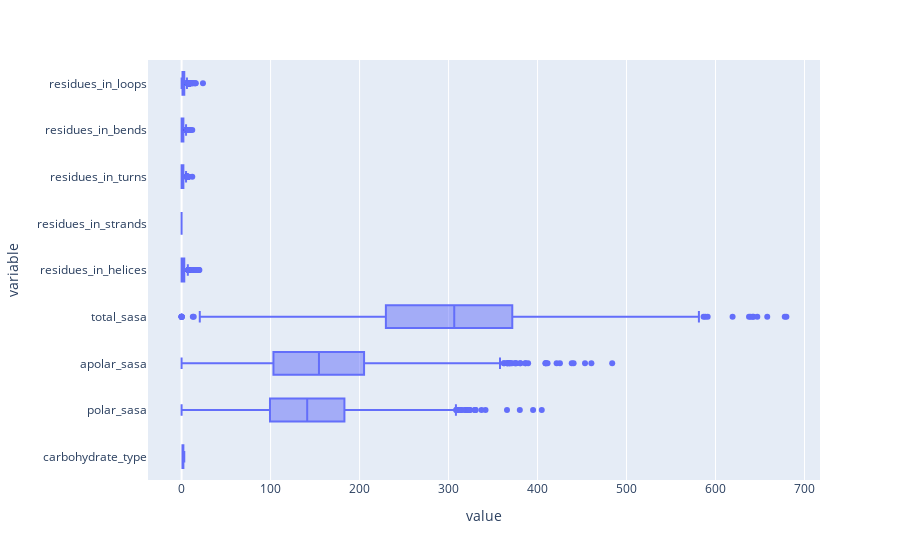

Notebook cell for this chart:
### Markdown cell above
Etude préliminaire: Boxplot

### Code cell
fig = px.box(df, x=selected_column[1:])
fig.show()

### Figure 1 — Plotly figure (JSON) as saved in the notebook; plotly's stock layout.template omitted (floating-point values rounded to 4 significant figures; data arrays with more than 128 entries replaced by an {"elided": "..."} marker saying what was removed)
{"data": [{"alignmentgroup": "True", "hovertemplate": "value=%{x}<br>variable=%{y}<extra></extra>", "legendgroup": "", "marker": {"color": "#636efa"}, "name": "", "notched": false, "offsetgroup": "", "orientation": "h", "showlegend": false, "type": "box", "x": {"elided": "35577 float values"}, "x0": " ", "xaxis": "x", "y": {"elided": "35577 str values"}, "y0": " ", "yaxis": "y"}], "layout": {"boxmode": "group", "legend": {"tracegroupgap": 0}, "margin": {"t": 60}, "xaxis": {"anchor": "y", "domain": [0, 1], "title": {"text": "value"}}, "yaxis": {"anchor": "x", "domain": [0, 1], "title": {"text": "variable"}}}}
